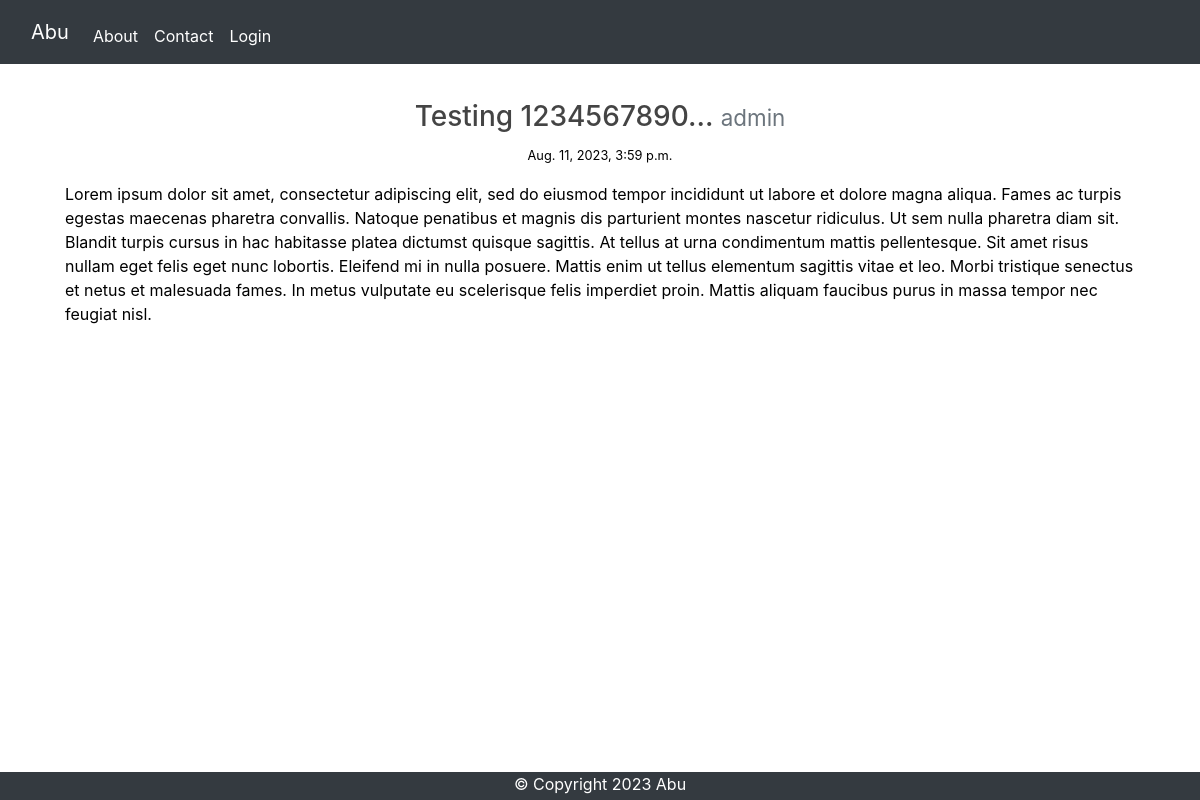
Page /ViewBlog/1 on the committed database.
### Blogs/models.py (models this page shows, shortened)
class Blog(models.Model):
    title=models.CharField(max_length=100)
    brief_description = models.CharField(max_length=160, blank=True)
    author = models.ForeignKey(User, on_delete=models.CASCADE)
    date_created = models.DateTimeField(default=now, editable=False)
    Text = RichTextField(blank=True,null=True)

### Base/views.py (the view)
# urls.py: path('ViewBlog/<int:pk>', ViewBlog.as_view(template_name = "ViewBlog.html"), name="ViewBlog"),
class ViewBlog(DetailView):
    model = Blog
    context_object_name = 'blog'

### Base/templates/ViewBlog.html (shortened to what this page needs)
{% extends 'Base.html' %}
{% block content %}
<div class="container mt-3">
<div class="row">
<div class="col-xl">
    <div class="card-body">
    <h3 class="text-center">{{blog.title | title}} <small class="text-muted">{{blog.author}} </small></h3>
    <p class="card-text text-center"><small>{{blog.date_created}}</small></p>
    <p class="card-text">{{blog.Text  | safe}}</p>
    </div>
  </div>
</div>
</div>
{% endblock content %}

### Base/templates/Base.html (shortened to what this page needs)
{% load static %}
<!DOCTYPE html>
<html>
<head>
<link rel="stylesheet" href="https://cdn.jsdelivr.net/npm/bootstrap@4.3.1/dist/css/bootstrap.min.css">
<link href='https://unpkg.com/boxicons@2.0.7/css/boxicons.min.css' rel='stylesheet'>
<link rel="stylesheet" type="text/css" href="{% static 'styles.css' %}" />
<link rel="stylesheet" type="text/css" href="{% static 'features.css' %}" />
<link rel="stylesheet" href="//use.fontawesome.com/releases/v5.0.7/css/all.css">
</head>
<body class="body">
    <div class="container">
        <header class="site-header">
            <nav class="navbar navbar-expand-lg fixed-top navbar-dark bg-dark">
                <div class="container-fluid">
                  <a class="navbar-brand" href="{% url 'Home' %}">Abu</a>
                    <div class="collapse navbar-collapse" id="navbarToggle">
                      <div class="navbar-nav mr-auto">
                      <a class="nav-item nav-link mt-2" href="{% url 'About' %}">About</a>
                      <a class="nav-item nav-link mt-2" href="{% url 'Contact' %}">Contact</a>
                      {%if user.is_authenticated %}
                      <a class="nav-item nav-link mt-2" href="{% url 'logout' %}"><i class="fa fa-sign-out-alt"></i></a>
                      {% else %}
                      <a class="nav-item nav-link mt-2" href="{% url 'login' %}">Login</a>
                      {% endif %}
                      </div>
                    </div>
                  </div>
                </div>
    {% block content %}
    {% endblock %}
    <div class="container">
      <footer class=" navbar-expand fixed-bottom navbar-dark bg-dark">
        <p class="text-center mb-1" style="color:#FFFFFF;">&copy; Copyright 2023 Abu</p>
      </footer>
    </div>
</body>
</html>

### static/styles.css (style rules this page uses)
body { background-color: #FFFFFF; color: #000000; margin-top: 5rem; }
h1, h2, h3, h4, h5, h6 { color: #444444; }
.site-header .navbar-nav .nav-link { color: #FFFFFF; }

### rows in the picture
Blog: title "Testing 1234567890...", author "admin", date_created "Aug. 11, 2023, 3:59 p.m.", Text "Lorem ipsum dolor sit amet, consectetur adipiscing elit, sed do eiusmod tempor incididunt ut labore et dolore magna aliqua. Fames ac turpis egestas maecenas pharetra convallis. Natoque penatibus et magnis dis parturient montes nascetur ridiculus. Ut sem nulla pharetra diam sit. Blandit turpis cursus in hac habitasse platea dictumst quisque sagittis. At tellus at urna condimentum mattis pellentesque. Sit amet risus nullam eget felis eget nunc lobortis. Eleifend mi in nulla posuere. Mattis enim ut tellus elementum sagittis vitae et leo. Morbi tristique senectus et netus et malesuada fames. In metus vulputate eu scelerisque felis imperdiet proin. Mattis aliquam faucibus purus in massa tempor…"
